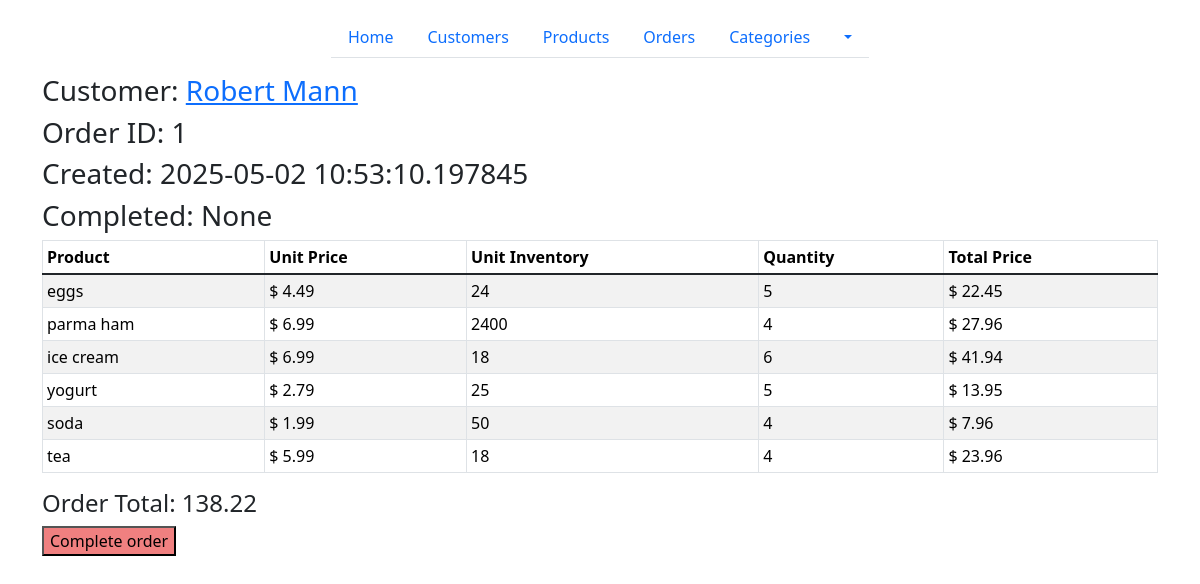
The app's page /orders/1 with its own data.
### models/customer.py (models this page shows, shortened)
class Customer(db.Model):
    __tablename__ = "Customers"
    id = db.mapped_column(db.Integer, primary_key=True)
    name = db.mapped_column(db.String)
    phone = db.mapped_column(db.String, unique=True)
    orders = db.relationship("Order", back_populates="customer")

### models/order.py (models this page shows, shortened)
class Order(db.Model):
    __tablename__ = "Orders"
    id = db.mapped_column(db.Integer, primary_key=True)
    customer_id = db.mapped_column(db.Integer, db.ForeignKey("Customers.id"))
    created = db.mapped_column(db.DateTime, nullable=False, default=db.func.now())
    completed = db.mapped_column(db.DateTime, nullable=True, default=None)
    amount = db.mapped_column(db.DECIMAL(6,2), nullable=True, default=None)
    items = db.relationship('ProductOrder', back_populates="order")
    customer = db.relationship('Customer', back_populates='orders')
    def estimate(self):
        total = 0
        for item in self.items:
            total += item.quantity * item.product.price
        return round(total,2)

### models/productOrder.py (models this page shows, shortened)
class ProductOrder(db.Model):
    __tablename__ = "ProductOrder"
    product_id = db.mapped_column(db.ForeignKey("Products.id"), primary_key=True)
    order_id = db.mapped_column(db.ForeignKey("Orders.id"), primary_key=True)
    quantity = db.mapped_column(db.Integer, nullable=False)
    product = db.relationship('Product', back_populates="order")
    order = db.relationship('Order', back_populates='items')

### models/product.py (models this page shows, shortened)
class Product(db.Model):
    __tablename__ = "Products"
    id = db.mapped_column(db.Integer, primary_key=True)
    name = db.mapped_column(db.String)
    price = db.mapped_column(db.DECIMAL(10, 2))
    available = db.mapped_column(db.Integer, default=0)
    category_id = db.mapped_column(db.Integer, db.ForeignKey("Categories.id"))
    category = db.relationship("Category", back_populates="products")
    order = db.relationship("ProductOrder", back_populates="product")

### routes/orders.py (the view)
@orders_bp.route("/<int:order_id>")
def single_order_page(order_id):
    stmt = db.select(Order).where(Order.id == order_id)
    product_order = db.session.execute(stmt).scalar()
    return render_template("order.html", order=product_order)

### templates/order.html
{% extends "base.html" %}
{% block content %}
<h3>Customer: <a href="{{url_for('customers.customer_detail', id=order.customer_id)}}">{{order.customer.name}}</a></h3>
<h3>Order ID: {{ order.id }}</h3>
<h3>Created: {{order.created}}</h3>
<h3>Completed: {{ order.completed }}</h3>
<div class="d-flex flex-wrap table-responsive">
    <table class="table table-bordered table-striped table-sm table-hover">
        <thead>
            <tr>
                <th>Product</th>
                <th>Unit Price</th>
                <th>Unit Inventory</th>
                <th>Quantity</th>
                <th>Total Price</th>
            </tr>
        </thead>
        <tbody class="table-group-divider">
            {% for productorder in order.items %}
            <tr>
                <td>
                    {{ productorder.product.name }}
                </td>
                <td>
                    $ {{productorder.product.price}}
                </td>
                <td>
                    {{productorder.product.available}}
                </td>
                <td>
                    {{ productorder.quantity }}
                </td>
                <td>
                    $ {{ productorder.product.price * productorder.quantity }}
                </td>
            </tr>
            {% endfor %}
        </tbody>
    </table>
    {% if not order.completed %}
    <form method="post" action="{{ url_for('orders.complete_order', id=order.id) }}">
        <h4>Order Total: {{order.estimate()}}</h4>
        <button type="submit" style="background-color: lightcoral;">Complete order</button>
    </form>
    {% else %}
    <h4>Order Total: {{order.amount}}</h4></div>
    <button style="background-color: aquamarine;">Order Completed</button>
    {% endif %}
</div>
{% endblock %}

### records on screen
Customer: customer.name "Robert Mann"
Order: id "1", created "2025-05-02 10:53:10.197845", completed "None"
ProductOrder: product.name "eggs", product.price "4.49", product.available "24", quantity "5", productorder.product.price*productorder.quantity "22.45", estimate "138.22"
ProductOrder: product.name "parma ham", product.price "6.99", product.available "2400", quantity "4", productorder.product.price*productorder.quantity "27.96"
ProductOrder: product.name "ice cream", product.price "6.99", product.available "18", quantity "6", productorder.product.price*productorder.quantity "41.94"
ProductOrder: product.name "yogurt", product.price "2.79", product.available "25", quantity "5", productorder.product.price*productorder.quantity "13.95"
ProductOrder: product.name "soda", product.price "1.99", product.available "50", quantity "4", productorder.product.price*productorder.quantity "7.96"
ProductOrder: product.name "tea", product.price "5.99", product.available "18", quantity "4", productorder.product.price*productorder.quantity "23.96"
